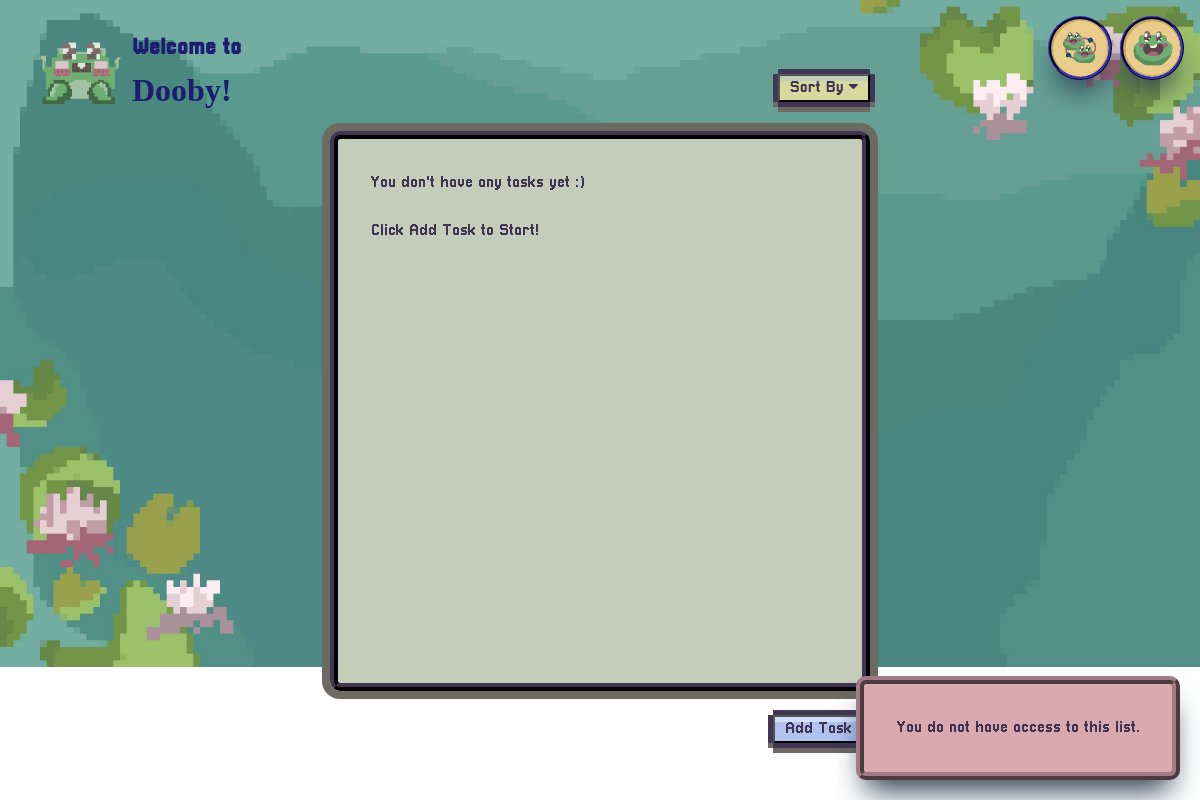
The page /?list_id=2 (signed in) on the database as committed earlier.
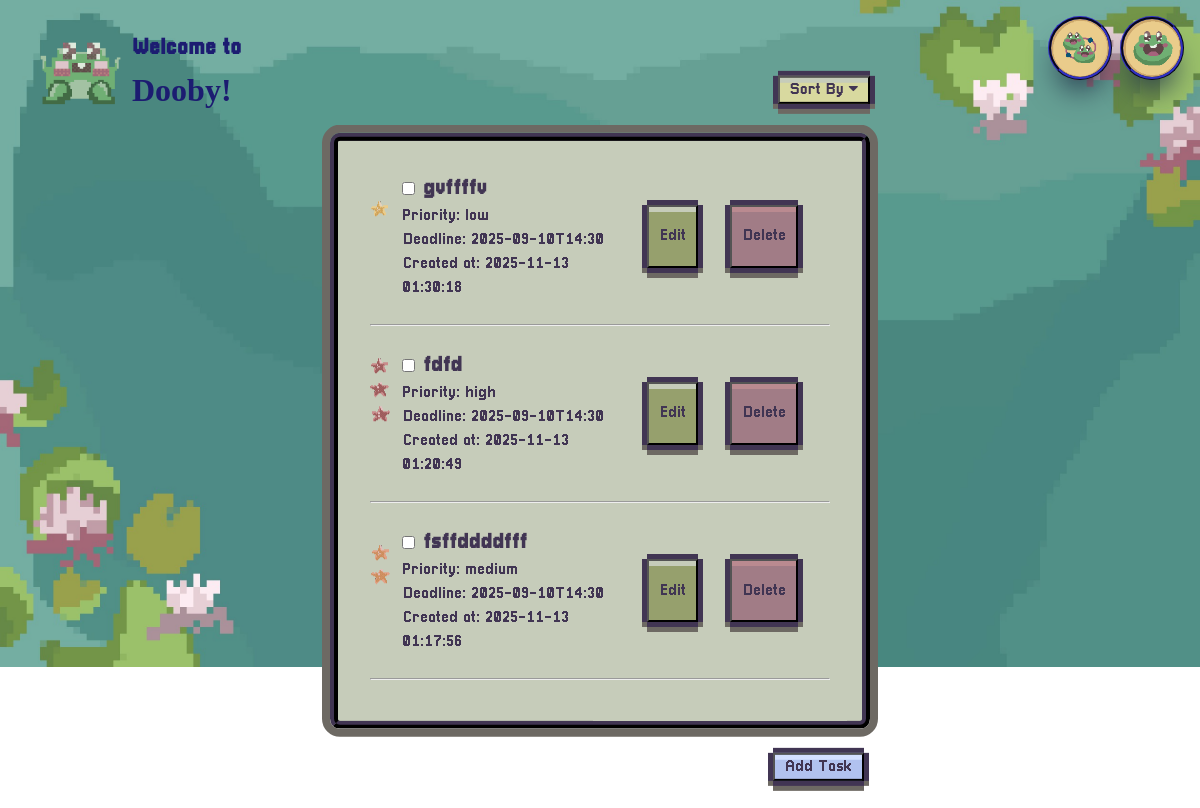
The same page on the database as committed later.
### tables this page shows
CREATE TABLE tasks (
            task_id INTEGER PRIMARY KEY,
            task_name TEXT NOT NULL,
            isChecked BIT DEFAULT 0,
            priority TEXT NOT NULL,
            deadline DATETIME NOT NULL, 
            created_at TIMESTAMP DEFAULT (datetime('now', 'localtime')),
            list_id INTEGER,
            is_deleted BIT DEFAULT 0,
            FOREIGN KEY (list_id) REFERENCES lists (list_id)
        );

### App.py (the view)
@app.route('/')
def index():
    if 'user_id' not in session:
        flash("Please login to add tasks.")
        return redirect(url_for('login'))
    user_id = session['user_id']
    sort = request.args.get("sort", "created_at")
    order = request.args.get("order", "desc")
    list_id = request.args.get("list_id")
    if list_id:
        try:
            list_id = int(list_id)
        except ValueError:
            flash("Invalid list selected.")
            return redirect(url_for('index'))  # safer to redirect to a create list page
    else:
        list_id = get_default_list_id(user_id)
    if not list_id:
        flash("No list available. Please create a list first.")
        return render_template("index.html", tasks=[], lists=[], current_list_id=None, name=session['name'], email=session['email'])
    try:
        tasks = get_tasks(list_id, sort, order)
    except PermissionError:
        flash("You do not have access to this list.")
        tasks = []  # show empty tasks instead of redirecting
    conn = sqlite3.connect(DB_path)
    cursor = conn.cursor()
    cursor.execute('''
        SELECT l.list_id, l.list_name, u.name AS owner_name
        FROM lists l
        JOIN users u ON l.owner_id = u.user_id
        LEFT JOIN list_collaborators lc ON l.list_id = lc.list_id
        WHERE l.owner_id = ? OR lc.user_id = ?
    ''', (user_id, user_id))
    lists = cursor.fetchall()
    conn.close()
    return render_template("index.html", tasks=tasks, lists=lists, current_list_id=int(list_id), name=session['name'], email=session['email'])

### App.py (called while the page is built)
@app.after_request
def add_header(response):
    response = make_response(response)
    response.headers['Cache-Control'] = 'no-cache, no-store, must-revalidate, max-age=0'
    response.headers['Pragma'] = 'no-cache'
    response.headers['Expires'] = '0'
    return response

### templates/index.html (shortened to what this page needs)
{% extends 'base.html' %}
{% block styles %}
    {{ super() }}
{% endblock %}
{% block body %}
<section class="hero-section" id="hero">
    <div class="welcome">
        <img src="../static/images/frogart_small.gif" alt="frogart_small">
        <h1>Welcome to<br><span>Dooby!</span></h1>
    </div>
    <div class="header">
        <p><a href="{{ url_for('collaboration') }}"><img src="../static/images/collab.png" class="collab-link"></a>
        <div class="dropdown-profile">
            <img src="../static/images/profile.png" class="profileBtn">
        </div>
    </div>
    <div class="task-body">
        <div class="task-header">
            <div class="dropdown">
                <button class="btn sort-btn">Sort By <i class="fa fa-caret-down"></i></button>
            </div>
        </div>
        <div class="tasks-container" id="tasks-container">
            <ul class="tasks-list">
                {% if tasks|length == 0 %}
                    <p>You don't have any tasks yet :)</p><br>
                    <p>Click Add Task to Start!</p>
                {% else %}
                    {% for task in tasks %}
                        <li class="{{task[3]}}">
                            <div class="task-item">
                                <div class="task-box-list">
                                    <input type="checkbox" class="checkbox" data-taskid="{{task[0]}}" onchange="toggleTask(this.dataset.taskid, this.checked)" {% if task[2] == 1 %} checked {% endif %}>
                                    <p> {{task[1]}}</p><br>
                                </div>
                                <span>Priority: {{task[3]}}<br>Deadline: {{task[4]}}<br>Created at: {{task[5]}}</span>
                            </div>
                            <div class="update-btns">
                                <button class="btn edit-btn" data-taskid="{{task[0]}}" data-taskname="{{task[1]}}" data-priority="{{task[3]}}" data-deadline="{{task[4]}}">Edit</button>
                                <button class="btn delete-btn" data-taskid="{{task[0]}}">Delete</button>
                            </div>
                        </li><br>
                        <hr class="horizontal"><br>
                    {% endfor %}
                {% endif %}
            </ul>
        </div>
        <div class="task-add-body">
            <button id="open-task-btn" class="btn open-btn">Add Task</button>
        </div>
    </div>
</section>
{% endblock %}

### templates/base.html (shortened to what this page needs)
<!DOCTYPE html>
<html lang="en">
<head>
    {% block styles %}
      <link rel="stylesheet" href="{{ url_for('static', filename='style.css') }}">
      <link rel="stylesheet" href="https://cdnjs.cloudflare.com/ajax/libs/font-awesome/4.7.0/css/font-awesome.min.css">
    {% endblock %}
</head>
{% with messages = get_flashed_messages(with_categories=true) %}
  {% if messages %}
    <div class="popup">
      {% for category, msg in messages %}
        <div class="toast {{ category }}">
          {{ msg|safe }}
        </div>
      {% endfor %}
    </div>
  {% endif %}
{% endwith %}
<body>
{% block body %} {% endblock %}
</body>
</html>

Rows that differ between the two databases and show on the page:
added tasks: task_name "gvffffv", priority "low", deadline "2025-09-10T14:30", created_at "2025-11-13 01:30:18"
added tasks: task_name "fdfd", priority "high", deadline "2025-09-10T14:30", created_at "2025-11-13 01:20:49"
now on this page (row edited): tasks: task_name "fsffddddfff", priority "medium", deadline "2025-09-10T14:30", created_at "2025-11-13 01:17:56"
Other text that changed with them:
list line gone: "You do not have access to this list."
text no longer shown: "You don't have any tasks yet :) Click Add Task to Start!"
